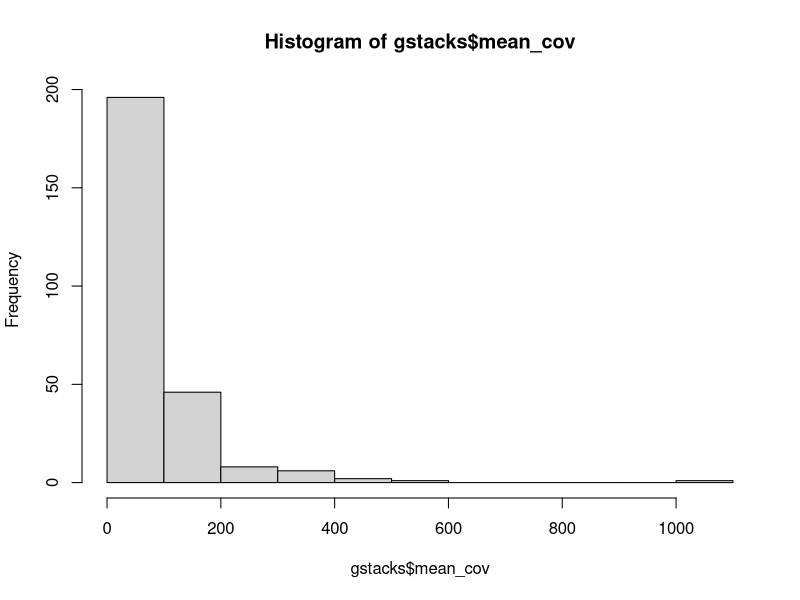

Here is the R script that generated this plot:
#more troubleshooting

gstacks <- read.csv("gstacks_coverage.csv", header = T)

gstacks <- gstacks[1:260,1:5]
str(gstacks)

summary(gstacks)
sd(gstacks$mean_cov)

sd(gstacks$mean_cov)/sqrt(length((gstacks$mean_cov)))

min(gstacks$mean_cov)
max(gstacks$mean_cov)

hist(gstacks$mean_cov)